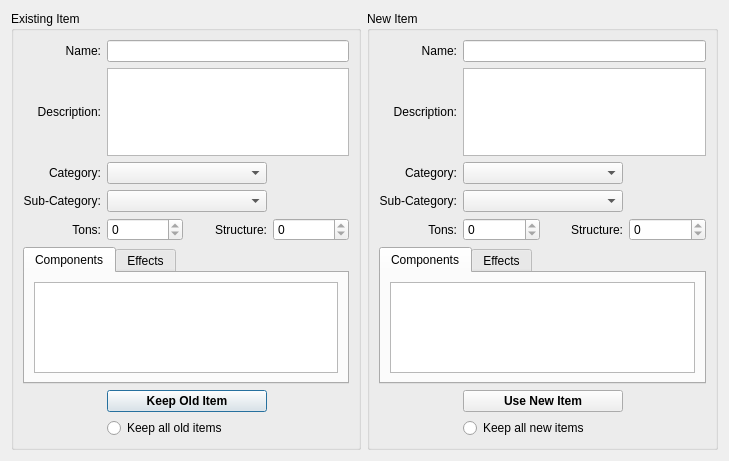
<?xml version="1.0" encoding="UTF-8"?>
<ui version="4.0">
 <class>ItemConflictDialog</class>
 <widget class="QDialog" name="ItemConflictDialog">
  <property name="geometry">
   <rect>
    <x>0</x>
    <y>0</y>
    <width>729</width>
    <height>461</height>
   </rect>
  </property>
  <property name="windowTitle">
   <string>Dialog</string>
  </property>
  <layout class="QHBoxLayout" name="horizontalLayout">
   <item>
    <widget class="QGroupBox" name="groupBox">
     <property name="font">
      <font>
       <weight>50</weight>
       <bold>false</bold>
      </font>
     </property>
     <property name="title">
      <string>Existing Item</string>
     </property>
     <property name="flat">
      <bool>false</bool>
     </property>
     <property name="checkable">
      <bool>false</bool>
     </property>
     <layout class="QGridLayout" name="gridLayout">
      <item row="0" column="0">
       <widget class="QLabel" name="label">
        <property name="text">
         <string>Name:</string>
        </property>
        <property name="alignment">
         <set>Qt::AlignRight|Qt::AlignTrailing|Qt::AlignVCenter</set>
        </property>
       </widget>
      </item>
      <item row="0" column="1" colspan="3">
       <widget class="QLineEdit" name="oldnameEdit">
        <property name="readOnly">
         <bool>true</bool>
        </property>
       </widget>
      </item>
      <item row="1" column="0">
       <widget class="QLabel" name="label_2">
        <property name="text">
         <string>Description:</string>
        </property>
        <property name="alignment">
         <set>Qt::AlignRight|Qt::AlignTrailing|Qt::AlignVCenter</set>
        </property>
       </widget>
      </item>
      <item row="2" column="0">
       <widget class="QLabel" name="label_3">
        <property name="text">
         <string>Category:</string>
        </property>
        <property name="alignment">
         <set>Qt::AlignRight|Qt::AlignTrailing|Qt::AlignVCenter</set>
        </property>
       </widget>
      </item>
      <item row="2" column="1" colspan="2">
       <widget class="QComboBox" name="oldcategoryCombo"/>
      </item>
      <item row="3" column="0">
       <widget class="QLabel" name="subcatLabel">
        <property name="text">
         <string>Sub-Category:</string>
        </property>
        <property name="alignment">
         <set>Qt::AlignRight|Qt::AlignTrailing|Qt::AlignVCenter</set>
        </property>
       </widget>
      </item>
      <item row="3" column="1" colspan="2">
       <widget class="QComboBox" name="oldsubcatCombo"/>
      </item>
      <item row="4" column="0">
       <widget class="QLabel" name="tonsLabel">
        <property name="text">
         <string>Tons:</string>
        </property>
        <property name="alignment">
         <set>Qt::AlignRight|Qt::AlignTrailing|Qt::AlignVCenter</set>
        </property>
       </widget>
      </item>
      <item row="4" column="1">
       <widget class="QSpinBox" name="oldtonsSpin">
        <property name="readOnly">
         <bool>true</bool>
        </property>
       </widget>
      </item>
      <item row="4" column="2">
       <widget class="QLabel" name="label_5">
        <property name="text">
         <string>Structure:</string>
        </property>
        <property name="alignment">
         <set>Qt::AlignRight|Qt::AlignTrailing|Qt::AlignVCenter</set>
        </property>
       </widget>
      </item>
      <item row="4" column="3">
       <widget class="QSpinBox" name="oldstructureSpin">
        <property name="readOnly">
         <bool>true</bool>
        </property>
       </widget>
      </item>
      <item row="8" column="1" colspan="2">
       <widget class="QPushButton" name="saveOldBut">
        <property name="font">
         <font>
          <weight>75</weight>
          <bold>true</bold>
         </font>
        </property>
        <property name="text">
         <string>Keep Old Item</string>
        </property>
       </widget>
      </item>
      <item row="5" column="0" colspan="4">
       <widget class="QTabWidget" name="tabWidget">
        <property name="currentIndex">
         <number>0</number>
        </property>
        <widget class="QWidget" name="comps">
         <attribute name="title">
          <string>Components</string>
         </attribute>
         <layout class="QVBoxLayout" name="verticalLayout_3">
          <item>
           <widget class="MaterialsWidget" name="oldmaterialsTable">
            <property name="acceptDrops">
             <bool>true</bool>
            </property>
            <property name="dragDropMode">
             <enum>QAbstractItemView::DropOnly</enum>
            </property>
           </widget>
          </item>
         </layout>
        </widget>
        <widget class="QWidget" name="effects">
         <attribute name="title">
          <string>Effects</string>
         </attribute>
         <layout class="QVBoxLayout" name="verticalLayout_2">
          <item>
           <widget class="QTableWidget" name="oldeffectsTable"/>
          </item>
         </layout>
        </widget>
       </widget>
      </item>
      <item row="1" column="1" colspan="3">
       <widget class="QTextEdit" name="olddescEdit"/>
      </item>
      <item row="9" column="1" colspan="2">
       <widget class="QRadioButton" name="oldKeepRadio">
        <property name="text">
         <string>Keep all old items</string>
        </property>
       </widget>
      </item>
     </layout>
    </widget>
   </item>
   <item>
    <widget class="QGroupBox" name="groupBox_2">
     <property name="title">
      <string>New Item</string>
     </property>
     <layout class="QGridLayout" name="gridLayout_2">
      <item row="0" column="0">
       <widget class="QLabel" name="label_4">
        <property name="text">
         <string>Name:</string>
        </property>
        <property name="alignment">
         <set>Qt::AlignRight|Qt::AlignTrailing|Qt::AlignVCenter</set>
        </property>
       </widget>
      </item>
      <item row="0" column="1" colspan="3">
       <widget class="QLineEdit" name="newnameEdit">
        <property name="readOnly">
         <bool>true</bool>
        </property>
       </widget>
      </item>
      <item row="1" column="0">
       <widget class="QLabel" name="label_6">
        <property name="text">
         <string>Description:</string>
        </property>
        <property name="alignment">
         <set>Qt::AlignRight|Qt::AlignTrailing|Qt::AlignVCenter</set>
        </property>
       </widget>
      </item>
      <item row="2" column="0">
       <widget class="QLabel" name="label_7">
        <property name="text">
         <string>Category:</string>
        </property>
        <property name="alignment">
         <set>Qt::AlignRight|Qt::AlignTrailing|Qt::AlignVCenter</set>
        </property>
       </widget>
      </item>
      <item row="2" column="1" colspan="2">
       <widget class="QComboBox" name="newcategoryCombo"/>
      </item>
      <item row="3" column="0">
       <widget class="QLabel" name="subcatLabel_2">
        <property name="text">
         <string>Sub-Category:</string>
        </property>
        <property name="alignment">
         <set>Qt::AlignRight|Qt::AlignTrailing|Qt::AlignVCenter</set>
        </property>
       </widget>
      </item>
      <item row="3" column="1" colspan="2">
       <widget class="QComboBox" name="newsubcatCombo"/>
      </item>
      <item row="4" column="0">
       <widget class="QLabel" name="tonsLabel_2">
        <property name="text">
         <string>Tons:</string>
        </property>
        <property name="alignment">
         <set>Qt::AlignRight|Qt::AlignTrailing|Qt::AlignVCenter</set>
        </property>
       </widget>
      </item>
      <item row="4" column="1">
       <widget class="QSpinBox" name="newtonsSpin">
        <property name="readOnly">
         <bool>true</bool>
        </property>
       </widget>
      </item>
      <item row="4" column="2">
       <widget class="QLabel" name="label_8">
        <property name="text">
         <string>Structure:</string>
        </property>
        <property name="alignment">
         <set>Qt::AlignRight|Qt::AlignTrailing|Qt::AlignVCenter</set>
        </property>
       </widget>
      </item>
      <item row="4" column="3">
       <widget class="QSpinBox" name="newstructureSpin">
        <property name="readOnly">
         <bool>true</bool>
        </property>
       </widget>
      </item>
      <item row="8" column="1" colspan="2">
       <widget class="QPushButton" name="saveNewBut">
        <property name="font">
         <font>
          <weight>75</weight>
          <bold>true</bold>
         </font>
        </property>
        <property name="text">
         <string>Use New Item</string>
        </property>
       </widget>
      </item>
      <item row="5" column="0" colspan="4">
       <widget class="QTabWidget" name="tabWidget_2">
        <property name="currentIndex">
         <number>0</number>
        </property>
        <widget class="QWidget" name="comps_2">
         <attribute name="title">
          <string>Components</string>
         </attribute>
         <layout class="QVBoxLayout" name="verticalLayout_4">
          <item>
           <widget class="MaterialsWidget" name="newmaterialsTable">
            <property name="acceptDrops">
             <bool>true</bool>
            </property>
            <property name="dragDropMode">
             <enum>QAbstractItemView::DropOnly</enum>
            </property>
           </widget>
          </item>
         </layout>
        </widget>
        <widget class="QWidget" name="effects_2">
         <attribute name="title">
          <string>Effects</string>
         </attribute>
         <layout class="QVBoxLayout" name="verticalLayout_5">
          <item>
           <widget class="QTableWidget" name="neweffectsTable"/>
          </item>
         </layout>
        </widget>
       </widget>
      </item>
      <item row="1" column="1" colspan="3">
       <widget class="QTextEdit" name="newdescEdit"/>
      </item>
      <item row="9" column="1" colspan="2">
       <widget class="QRadioButton" name="newKeepRadio">
        <property name="text">
         <string>Keep all new items</string>
        </property>
       </widget>
      </item>
     </layout>
    </widget>
   </item>
  </layout>
 </widget>
 <customwidgets>
  <customwidget>
   <class>MaterialsWidget</class>
   <extends>QTableWidget</extends>
   <header>MaterialsWidget.h</header>
  </customwidget>
 </customwidgets>
 <resources/>
 <connections/>
</ui>
